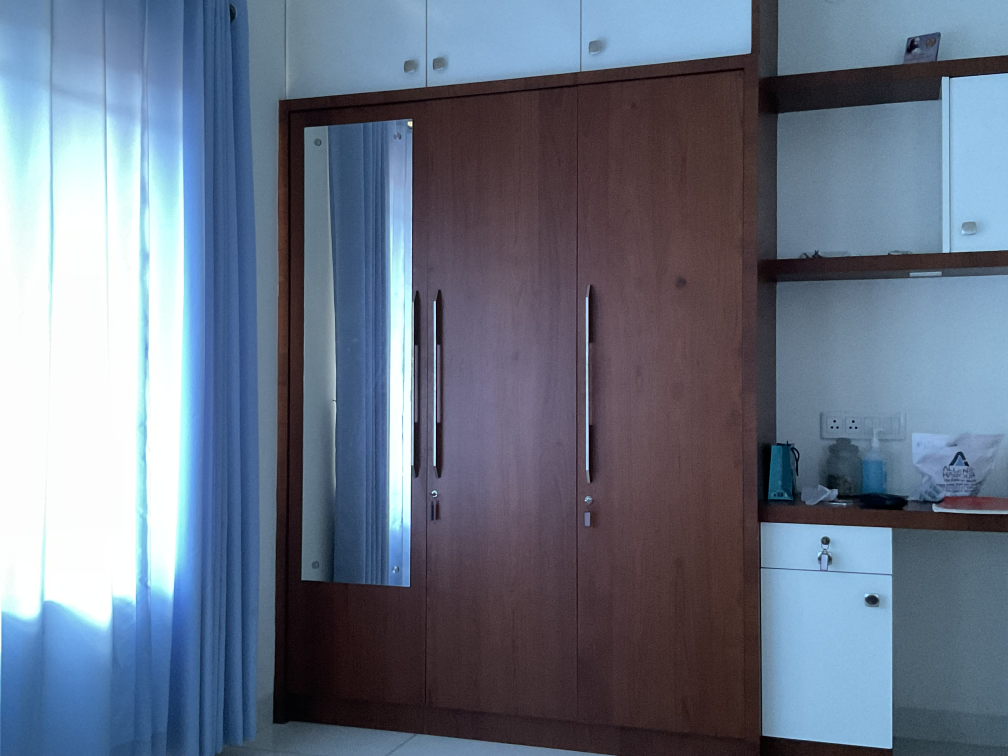
#> input picture imgs/IMG_5040.jpeg, 4032 x 3024 px (shown at 1/4 size); its folder holds 3 pictures in this run
$ python pdf_funcs.py
#> lines starting #> are read from the running program, lines starting #| are printed output that depends on the picture; after the words box and inside, x2 and y2 are one past the last pixel; in counts of white or black regions, pixels touching at a corner belong together
import cv2
import numpy as np
import os


imgs_folder = './imgs'
output_name = 'pan.jpg'

def preprocess_images(image_paths):
    """Preprocess images to improve blending and alignment."""
    processed_images = []
    for path in image_paths:
        image = cv2.imread(path)
#> image is the input picture: shape (3024, 4032, 3); mean B, G, R 133.2, 115.1, 104
        if image is None:
            print(f"Error loading image: {path}")
            continue

        # Resize if the image is too large
        height, width = image.shape[:2]
#> height = 3024; width = 4032
        if height > 1080 or width > 1920:
            scale = 1080 / height
#> scale = 0.357
            image = cv2.resize(image, (int(width * scale), 1080))
#> image: shape (1080, 1440, 3)

        # Equalize histogram for better exposure matching
        image = cv2.cvtColor(image, cv2.COLOR_BGR2LAB)
#> image: shape (1080, 1440, 3); mean of channels 0, 1, 2 120.2, 129.6, 117.4
        l, a, b = cv2.split(image)
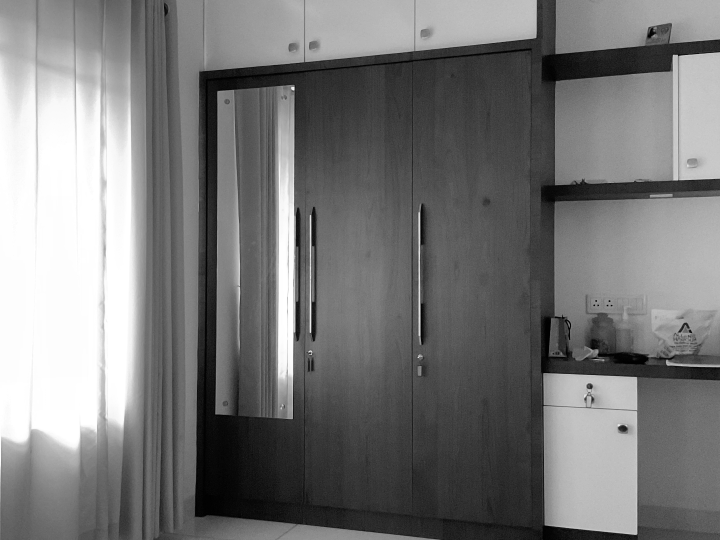
#> l: shape (1080, 1440) (shown at 1/2 size); min 0, max 255, mean 120.2
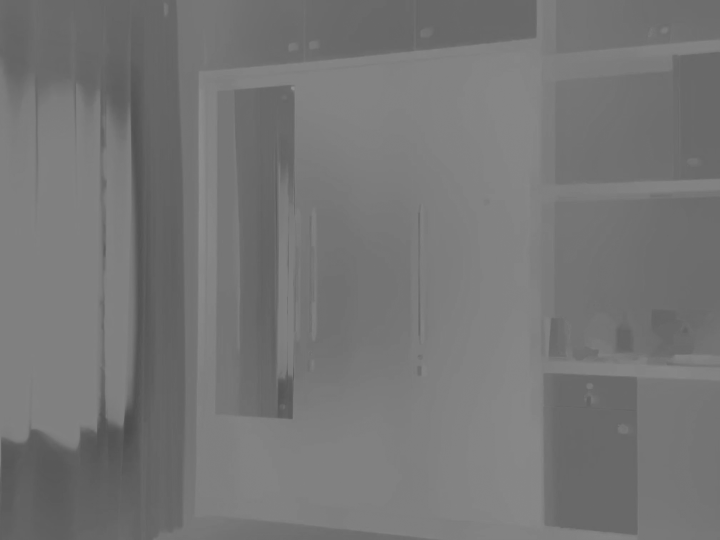
#> b: shape (1080, 1440) (shown at 1/2 size); min 75, max 144, mean 117.4
        l = cv2.equalizeHist(l)
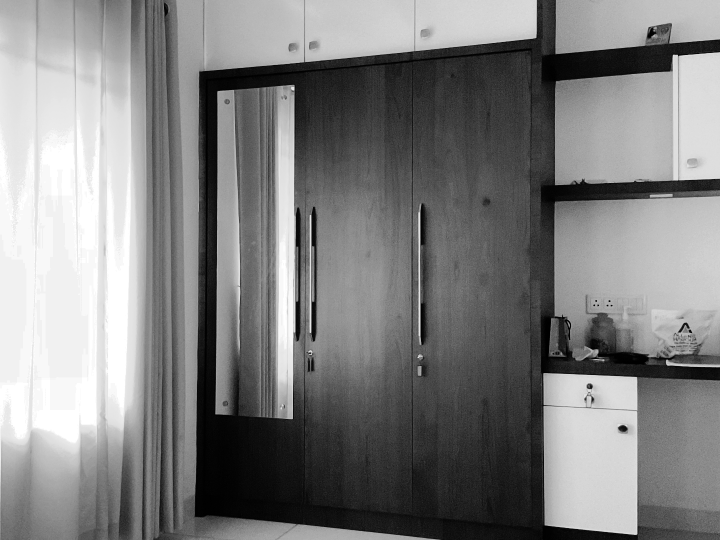
#> l: shape (1080, 1440) (shown at 1/2 size); min 0, max 255, mean 128.4
        image = cv2.merge((l, a, b))
#> image: shape (1080, 1440, 3); mean of channels 0, 1, 2 128.4, 129.6, 117.4
        image = cv2.cvtColor(image, cv2.COLOR_LAB2BGR)
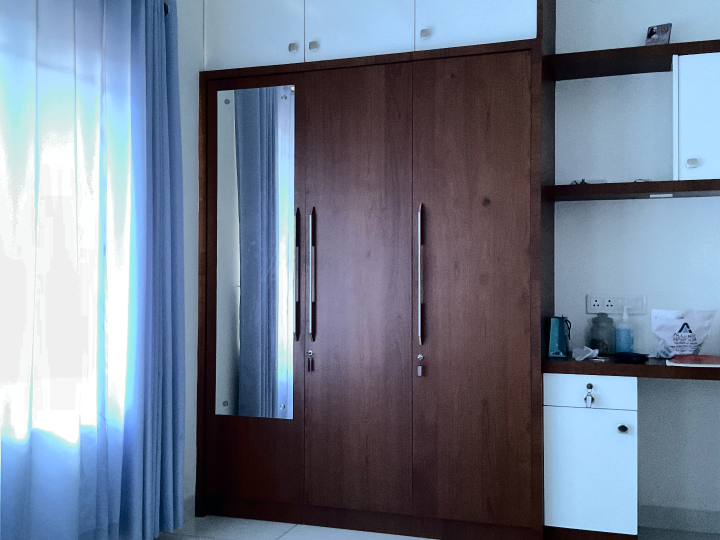
#> image: shape (1080, 1440, 3) (shown at 1/2 size); mean B, G, R 142.2, 123.7, 112.9

        processed_images.append(image)
#> pass 2 of the loop in preprocess_images, `for path in image_paths:`:
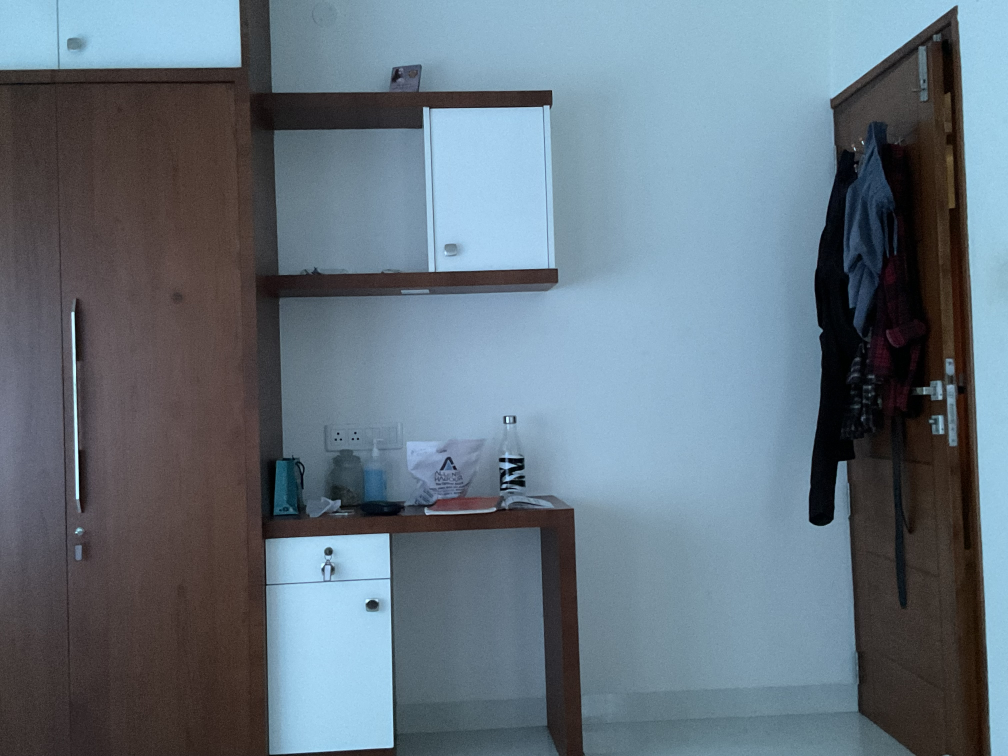
#> input picture imgs/IMG_5041.jpeg, 4032 x 3024 px (shown at 1/4 size)
#> in preprocess_images, image is the input picture: shape (3024, 4032, 3); mean B, G, R 127.6, 115.8, 101.2
#> in preprocess_images, `l = cv2.equalizeHist(l)`:
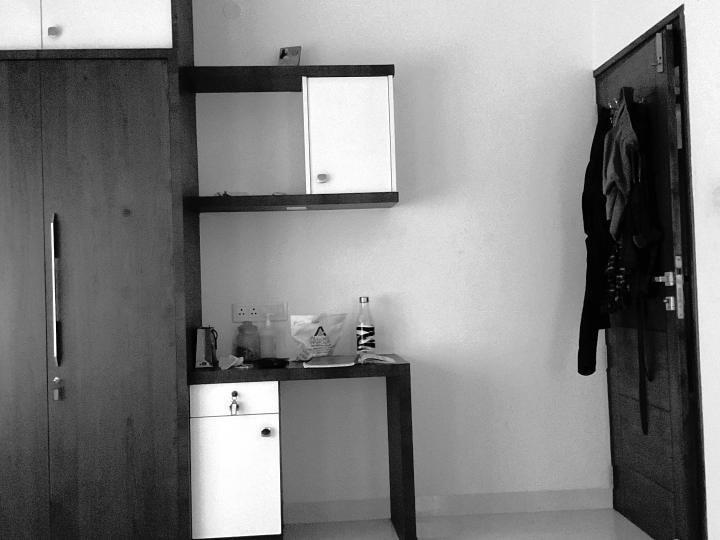
#> l: shape (1080, 1440) (shown at 1/2 size); min 0, max 255, mean 127.9
#> in preprocess_images, `image = cv2.cvtColor(image, cv2.COLOR_LAB2BGR)`:
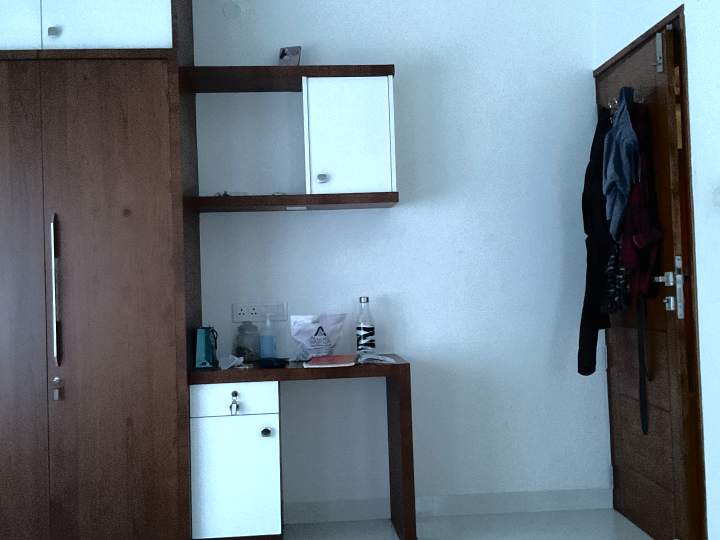
#> image: shape (1080, 1440, 3) (shown at 1/2 size); mean B, G, R 134.7, 124.9, 110.1
#> pass 3 of the loop in preprocess_images, `for path in image_paths:`:
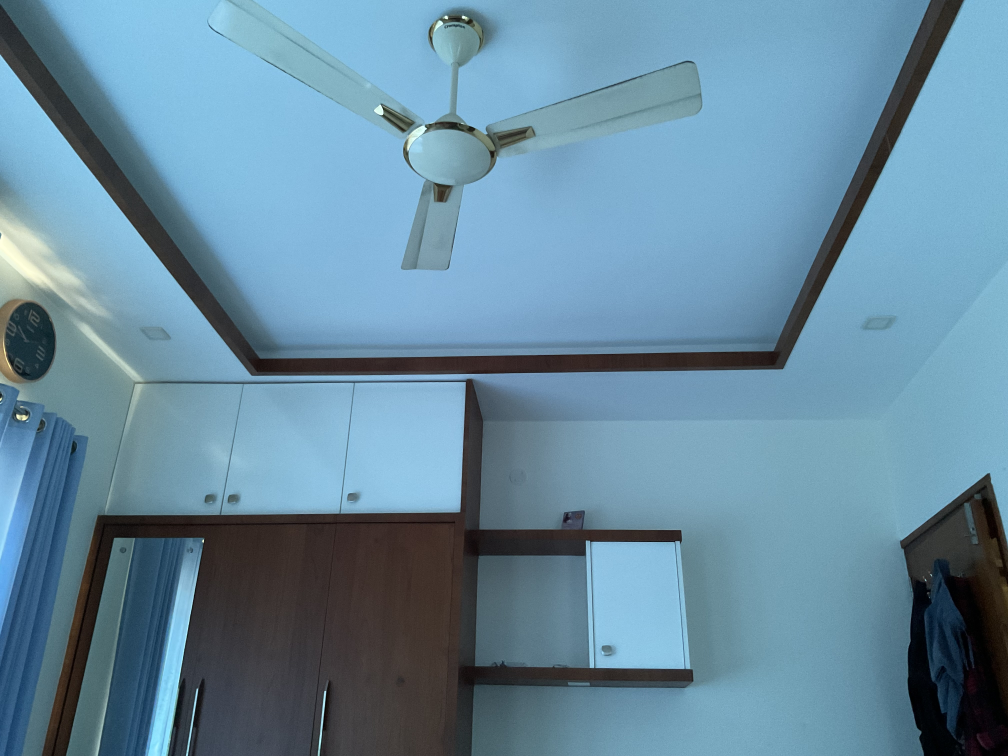
#> input picture imgs/IMG_5043.jpeg, 4032 x 3024 px (shown at 1/4 size)
#> in preprocess_images, image is the input picture: shape (3024, 4032, 3); mean B, G, R 158.5, 138.2, 102.9
#> in preprocess_images, `l = cv2.equalizeHist(l)`:
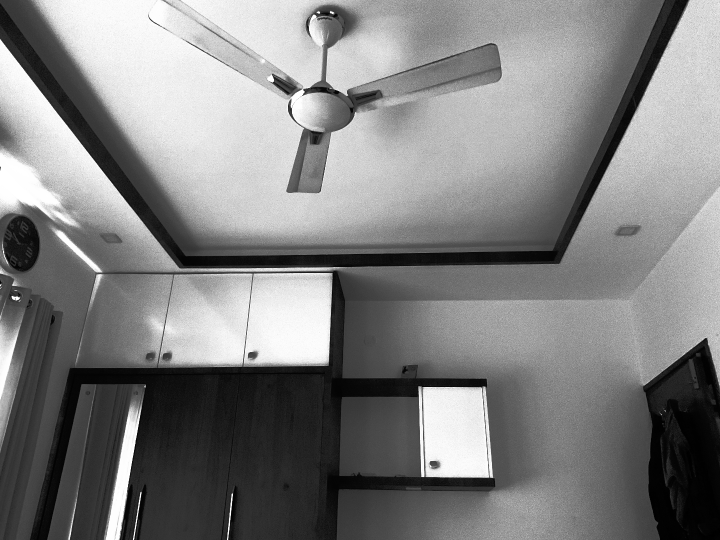
#> l: shape (1080, 1440) (shown at 1/2 size); min 0, max 255, mean 128.6
#> in preprocess_images, `image = cv2.cvtColor(image, cv2.COLOR_LAB2BGR)`:
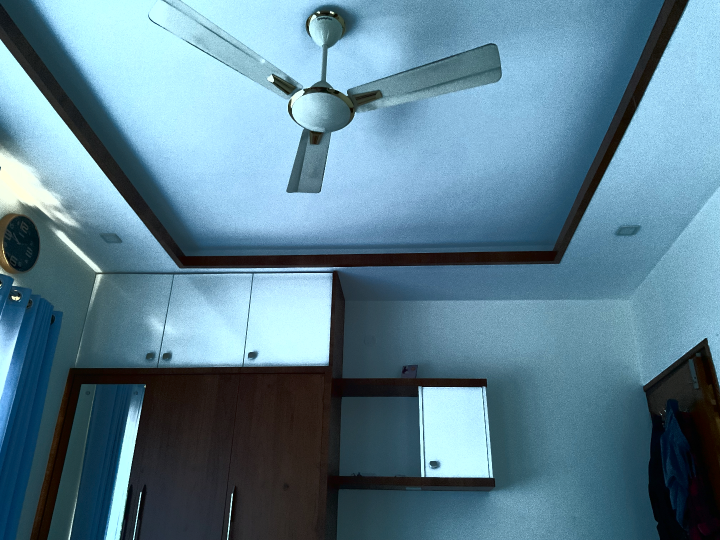
#> image: shape (1080, 1440, 3) (shown at 1/2 size); mean B, G, R 145.6, 128.4, 92.7
    return processed_images

def stitch_images(image_paths):
    """Stitch images together with enhanced blending."""
    images = preprocess_images(image_paths)
#> images = 3 items

    if len(images) < 2:
        print("Need at least two valid images to stitch!")
        return None

    # Initialize OpenCV Stitcher
    stitcher = cv2.Stitcher.create(cv2.Stitcher_PANORAMA)  # Use Panorama mode

    # Set confidence threshold for better blending
    stitcher.setPanoConfidenceThresh(0.8)  # Adjust threshold as needed

    # Perform stitching
    print("Stitching images...")
    status, stitched_image = stitcher.stitch(images)
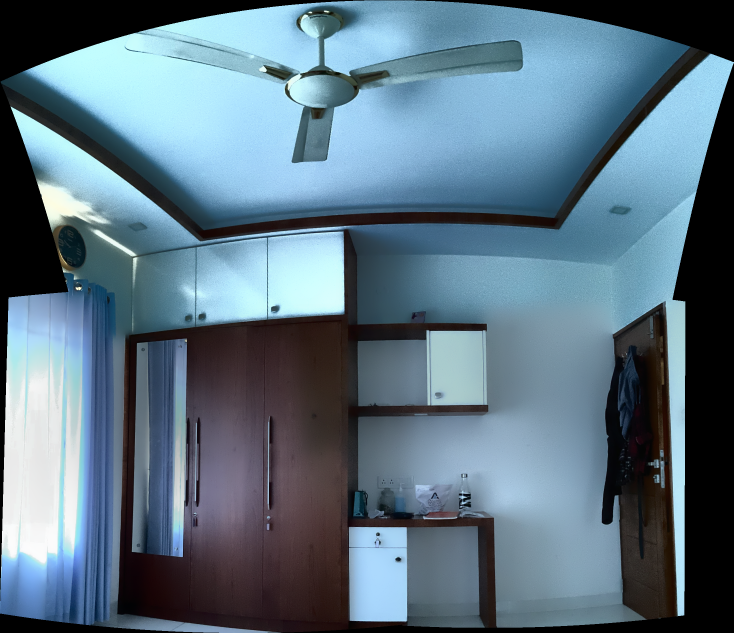
#> stitched_image: shape (1899, 2201, 3) (shown at 1/3 size); mean of channels 0, 1, 2 131.3, 116.2, 93; drawn as B, G, R
#> status = 0

    if status == cv2.Stitcher_OK:
        print("Panorama created successfully!")
        return stitched_image
    else:
        print(f"Stitching failed with error code: {status}")
        return None

def crop_black_borders(image):
    """Crop black borders from the stitched panorama."""
    gray = cv2.cvtColor(image, cv2.COLOR_BGR2GRAY)
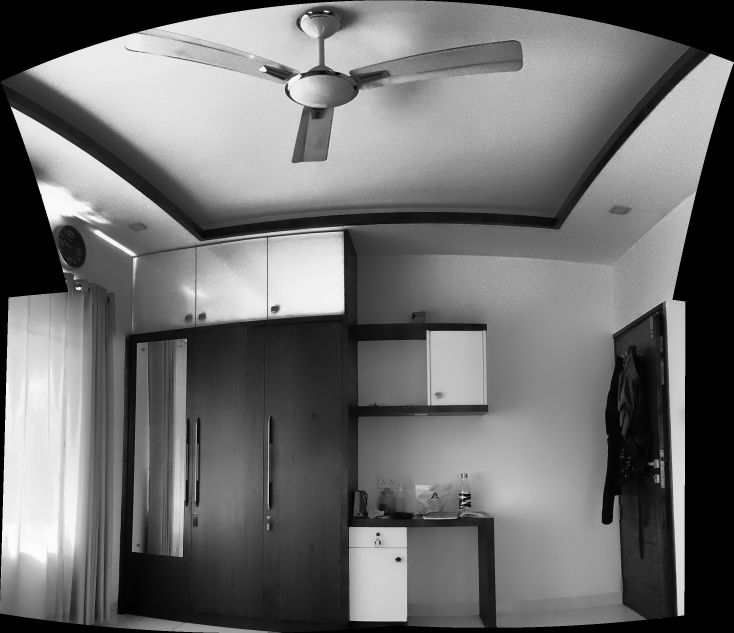
#> gray: shape (1899, 2201) (shown at 1/3 size); min 0, max 254, mean 111
    _, thresh = cv2.threshold(gray, 1, 255, cv2.THRESH_BINARY)
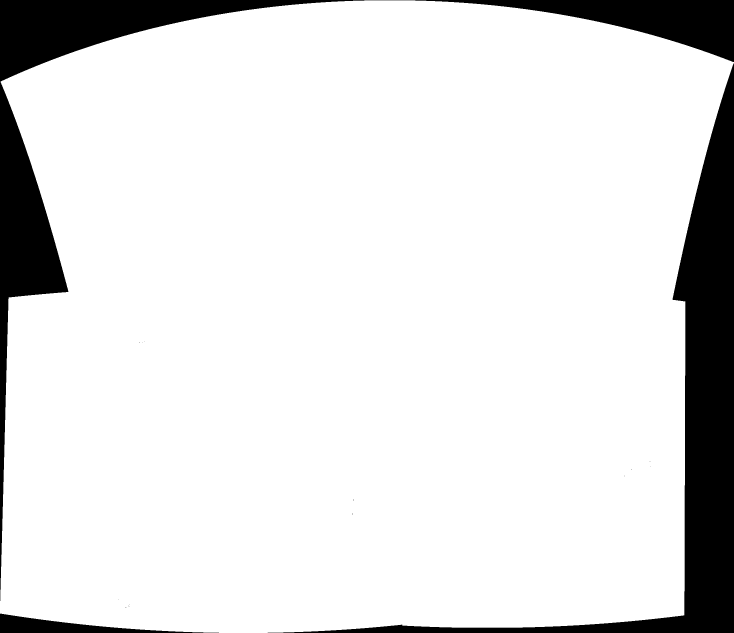
#> thresh: shape (1899, 2201) (shown at 1/3 size); 88.2% white; 21 black regions (18 under 20 px)

    # Find contours to determine the bounding box
    contours, _ = cv2.findContours(thresh, cv2.RETR_EXTERNAL, cv2.CHAIN_APPROX_SIMPLE)
#> contours = 1 contour; box (x1, y1, x2, y2) and area: (0, 1, 2201, 1899) 3680837
    if contours:
        x, y, w, h = cv2.boundingRect(contours[0])
#> x = 0; y = 1; w = 2201; h = 1898
        cropped_image = image[y:y + h, x:x + w]
        print("Cropped black borders.")
        return cropped_image
    return image

def save_panorama(stitched_image, output_path):
    """Save the stitched panorama to disk."""
    if stitched_image is not None:
        cv2.imwrite(output_path, stitched_image)
        print(f"Panorama saved at {output_path}")
    else:
        print("No image to save.")

def main():
    # Folder containing images to stitch
    image_folder = imgs_folder  # Replace with your folder path
    image_paths = [os.path.join(image_folder, f) for f in sorted(os.listdir(image_folder)) if f.endswith(('.jpg', '.png', '.jpeg'))]

    if len(image_paths) < 2:
        print("Need at least two images to stitch!")
        return

    # Stitch images
    stitched_image = stitch_images(image_paths)
    if stitched_image is not None:
        # Crop black borders if needed
        stitched_image = crop_black_borders(stitched_image)

        # Save the final panorama
        output_path = output_name  # Replace with desired output path
        save_panorama(stitched_image, output_path)

if __name__ == "__main__":
    main()
